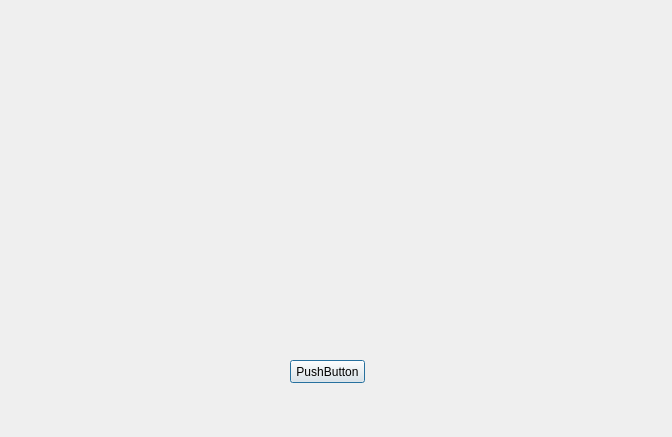
<?xml version="1.0" encoding="UTF-8"?>
<ui version="4.0">
 <class>Dialog</class>
 <widget class="QDialog" name="Dialog">
  <property name="geometry">
   <rect>
    <x>0</x>
    <y>0</y>
    <width>672</width>
    <height>437</height>
   </rect>
  </property>
  <property name="windowTitle">
   <string>Dialog</string>
  </property>
  <widget class="QPushButton" name="button_for_pen_color">
   <property name="geometry">
    <rect>
     <x>290</x>
     <y>360</y>
     <width>75</width>
     <height>23</height>
    </rect>
   </property>
   <property name="text">
    <string>PushButton</string>
   </property>
  </widget>
 </widget>
 <resources/>
 <connections/>
</ui>
